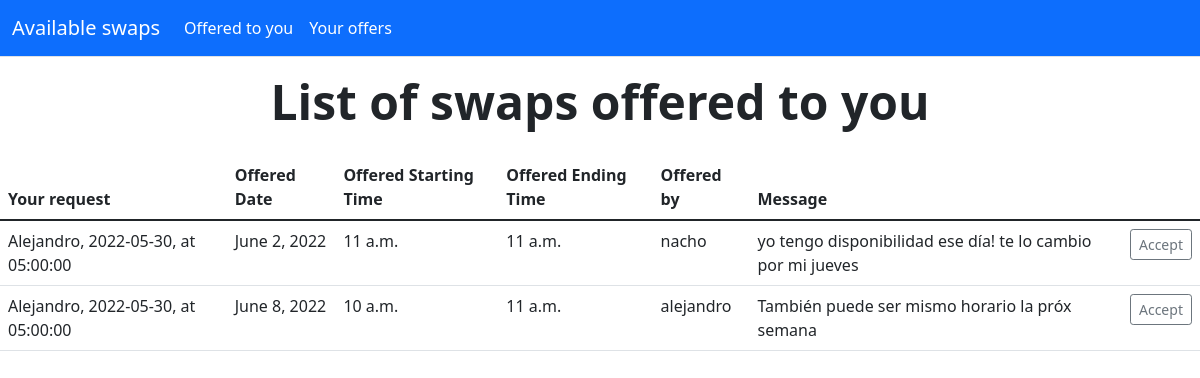
The page /offered_to_you/ (signed in) on the database as committed earlier.
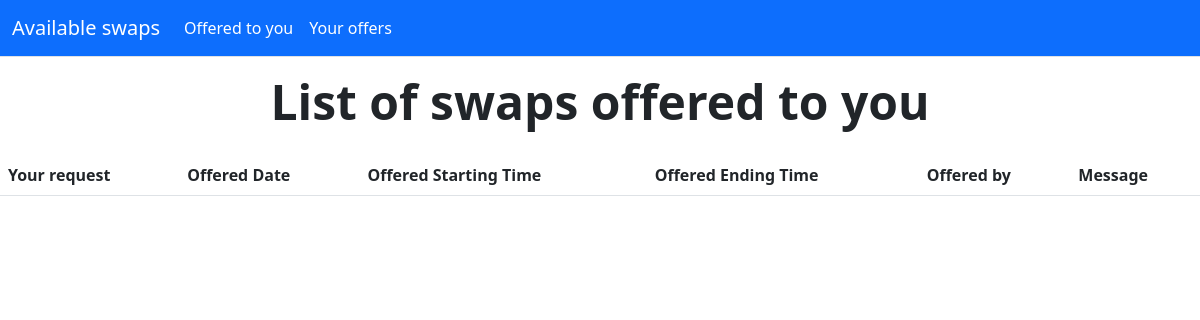
The same page on the database as committed later.
### chat_commerce/models.py (models this page shows, shortened)
class Offer(models.Model):
    User = models.ForeignKey(User, related_name='offering_user', on_delete=models.CASCADE)
    Request = models.ForeignKey(Request, related_name='original_request', on_delete=models.CASCADE)
    message = models.TextField(blank=True)
    active = models.BooleanField(default=True)
    date = models.DateField()
    start_time = models.TimeField()
    end_time = models.TimeField()
    created_at = models.DateTimeField(auto_now_add=True)
    updated_at = models.DateTimeField(auto_now=True)
    objects = models.Manager()
    accepted = models.BooleanField(default=False)
    class Meta:
        verbose_name_plural = 'Offerings'
        ordering = ('date', "start_time", "end_time")

class Request(models.Model):
    User = models.ForeignKey(User, related_name='requesting_user', on_delete=models.CASCADE)
    message = models.TextField(blank=True)
    active = models.BooleanField(default=True)
    date = models.DateField()
    start_time = models.TimeField()
    end_time = models.TimeField()
    created_at = models.DateTimeField(auto_now_add=True)
    updated_at = models.DateTimeField(auto_now=True)
    objects = models.Manager()
    accepted = models.BooleanField(default=False)
    class Meta:
        verbose_name_plural = 'Requests'
        ordering = ('date', "start_time", "end_time")
    def __str__(self):
        return f"{self.User.username.capitalize()}, {self.date}, at {self.start_time}"

### chat_commerce/views.py (the view)
# urls.py: path('offered_to_you/', views.OfferedToYou_ListView.as_view(), name='offerred_to_you'),
class OfferedToYou_ListView(LoginRequiredMixin, ListView):
    model = Offer
    template_name = 'chat_commerce/offered_to_you_list.html'
    raise_exception = True
    def get_queryset(self):
        request_ids = Request.objects.filter(User=self.request.user).values_list('pk', flat=True)
        print(request_ids)
        return Offer.objects.filter(Request_id__in=request_ids)

### templates/chat_commerce/offered_to_you_list.html (shortened to what this page needs)
{% extends "../base.html" %}
{% block content %}
	<div class="px-6 py-2 my-2 text-center">
		<h1 class="display-5 fw-bold">List of swaps offered to you</h1>
	</div>
	<table class="table">
	  <thead>
	    <tr>
		  <th scope="col">Your request</th>
	      <th scope="col">Offered Date</th>
	      <th scope="col">Offered Starting Time</th>
	      <th scope="col">Offered Ending Time</th>
          <th scope="col">Offered by</th>
		  <th scope="col">Message</th>
	    </tr>
	  </thead>
	  <tbody>
	    {% for offer in object_list %}
        {% if offer.active %}
		<tr>
		  <td>{{offer.Request}}</td>
	      <td>{{offer.date}}</td>
	      <td>{{offer.start_time}}</td>
	      <td>{{offer.end_time}}</td>
          <td>{{offer.User.username}}</td>
		  <td>{{offer.message}}</td>
		  <td>
			<a button type="button" class="btn btn-outline-secondary btn-sm" href="{% url 'chat_commerce:accept_offer' offerId=offer.id %}">Accept</a>
		  </td>
	    </tr>
        {% endif %}
	   {% endfor %}
	  </tbody>
	</table>
{% endblock %}

Rows that differ between the two databases and show on the page:
no longer on this page (row edited): Offer: Request "Alejandro, 2022-05-30, at 05:00:00", date "June 2, 2022", start_time "11 a.m.", end_time "11 a.m.", User.username "nacho", message "yo tengo disponibilidad ese día! te lo cambio por mi jueves"
no longer on this page (row edited): Offer: Request "Alejandro, 2022-05-30, at 05:00:00", date "June 8, 2022", start_time "10 a.m.", end_time "11 a.m.", User.username "alejandro", message "También puede ser mismo horario la próx semana"
